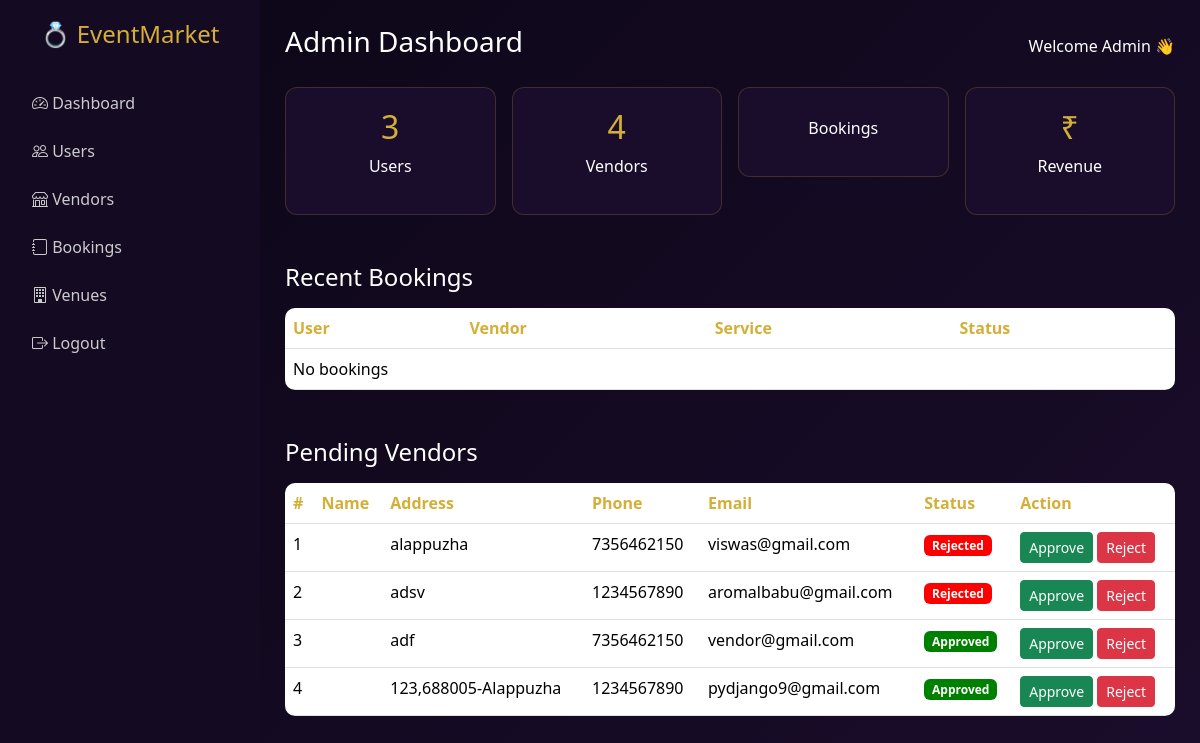
/admin_home, run on the app's committed database.
### eventapp/models.py (models this page shows, shortened)
class Vendor(models.Model):
    LOGIN = models.ForeignKey(Login, on_delete=models.CASCADE)
    business_name = models.CharField(max_length=100)
    address = models.TextField()
    phone = models.CharField(max_length=15)
    email = models.EmailField()
    image = models.ImageField(upload_to='vendors/', null=True, blank=True)
    status = models.CharField(max_length=20, default='pending')

### eventapp/views.py (the view)
# urls.py: path('admin_home', views.admin_home, name='admin_home'),
def admin_home(request):
    total_users = User.objects.count()
    total_vendors = Vendor.objects.count()
    vendors = Vendor.objects.all()
    return render(request, 'admin_home.html', {
        'total_users': total_users,
        'total_vendors': total_vendors,
        'vendors': vendors,
    })

### templates/admin_home.html (shortened to what this page needs)
{% load static %}
<!DOCTYPE html>
<html lang="en">
<head>
<link href="https://cdn.jsdelivr.net/npm/bootstrap@5.3.2/dist/css/bootstrap.min.css" rel="stylesheet">
<link href="https://cdn.jsdelivr.net/npm/bootstrap-icons@1.11.3/font/bootstrap-icons.min.css" rel="stylesheet">
</head>
<body>
<div class="sidebar">
    <h4>💍 EventMarket</h4>
    <a href="#"><i class="bi bi-speedometer2"></i> Dashboard</a>
    <a href="admin_user_view"><i class="bi bi-people"></i> Users</a>
    <a href="admin_vendor_view"><i class="bi bi-shop"></i> Vendors</a>
    <a href="#"><i class="bi bi-journal"></i> Bookings</a>
    <a href="#"><i class="bi bi-building"></i> Venues</a>
    <a href="logout"><i class="bi bi-box-arrow-right"></i> Logout</a>
</div>
<div class="main">
    <div class="topbar">
        <h3>Admin Dashboard</h3>
        <span>Welcome Admin 👋</span>
    </div>
    <div class="row g-3">
        <div class="col-md-3">
            <div class="card-box">
                <h2>{{ total_users }}</h2>
                <p>Users</p>
            </div>
        </div>
        <div class="col-md-3">
            <div class="card-box">
                <h2>{{ total_vendors }}</h2>
                <p>Vendors</p>
            </div>
        </div>
        <div class="col-md-3">
            <div class="card-box">
                <p>Bookings</p>
            </div>
        </div>
        <div class="col-md-3">
            <div class="card-box">
                <h2>₹{{ total_revenue }}</h2>
                <p>Revenue</p>
            </div>
        </div>
    </div>
    <div class="mt-5">
        <h4>Recent Bookings</h4>
        <table class="table mt-3">
            <thead>
                <tr>
                    <th>User</th>
                    <th>Vendor</th>
                    <th>Service</th>
                    <th>Status</th>
                </tr>
            </thead>
            <tbody>
                {% for b in bookings %}
                <tr>
                    <td>{{ b.user.username }}</td>
                    <td>{{ b.vendor.business_name }}</td>
                    <td>{{ b.service_type }}</td>
                    <td>
                        <span class="badge
                        {% if b.status == 'pending' %}badge-pending
                        {% elif b.status == 'approved' %}badge-approved
                        {% else %}badge-rejected{% endif %}">
                        {{ b.status }}
                        </span>
                    </td>
                </tr>
                {% empty %}
                <tr><td colspan="4">No bookings</td></tr>
                {% endfor %}
            </tbody>
        </table>
    </div>
<div class="mt-5">
    <h4>Pending Vendors</h4>
    <table class="table mt-3">
        <thead>
            <tr>
                <th>#</th>
                <th>Name</th>
                <th>Address</th>
                <th>Phone</th>
                <th>Email</th>
                <th>Status</th>
                <th>Action</th>
            </tr>
        </thead>
        <tbody>
    {% for v in vendors %}
    <tr>
        <td>{{ forloop.counter }}</td>
        <td>{{ v.firstname }}</td>
        <td>{{ v.address }}</td>
        <td>{{ v.phone }}</td>
        <td>{{ v.email }}</td>
        <td>
            <span class="badge
            {% if v.status == 'pending' %}badge-pending
            {% elif v.status == 'approved' %}badge-approved
            {% else %}badge-rejected{% endif %}">
                {{ v.status|title }}
            </span>
        </td>
        <td>
            <a href="{% url 'approve_vendor' v.id %}" class="btn btn-success btn-sm">
                Approve
            </a>
            <a href="{% url 'reject_vendor' v.id %}" class="btn btn-danger btn-sm">
                Reject
            </a>
        </td>
    </tr>
    {% empty %}
    <tr>
        <td colspan="7">No pending vendors</td>
    </tr>
    {% endfor %}
</tbody>
    </table>
</div>
</div>
</body>
</html>

### templates/admin_home.html (style rules this page uses)
:root { --gold:#d4af37; --dark:#0c0616; --card:#1a0d2b; }
body { background: linear-gradient(135deg,#0c0616,#1a0d2b); color:white; font-family: 'Segoe UI', sans-serif; }
.sidebar { width:260px; height:100vh; position:fixed; background:#140a22; padding:20px; }
.sidebar h4 { color:var(--gold); text-align:center; margin-bottom:30px; }
.sidebar a { display:block; padding:12px; color:#ccc; text-decoration:none; border-radius:8px; }
.main { margin-left:260px; padding:25px; }
.topbar { display:flex; justify-content:space-between; align-items:center; margin-bottom:20px; }
.card-box { background:var(--card); padding:20px; border-radius:12px; text-align:center; border:1px solid rgba(212,175,55,0.2); transition:.3s; }
.card-box h2 { color:var(--gold); }
.table { background:#1a0d2b; color:white; border-radius:10px; overflow:hidden; }
.table th { color:var(--gold); }
.badge-approved { background:green; }
.badge-rejected { background:red; }

### data on the page
Vendor: address "alappuzha", phone "7356462150", email "viswas@gmail.com", status "Rejected"
Vendor: address "adsv", phone "1234567890", email "aromalbabu@gmail.com", status "Rejected"
Vendor: address "adf", phone "7356462150", email "vendor@gmail.com", status "Approved"
Vendor: address "123,688005-Alappuzha", phone "1234567890", email "pydjango9@gmail.com", status "Approved"

### other printed values
{{ total_users }} "3"
{{ total_vendors }} "4"
